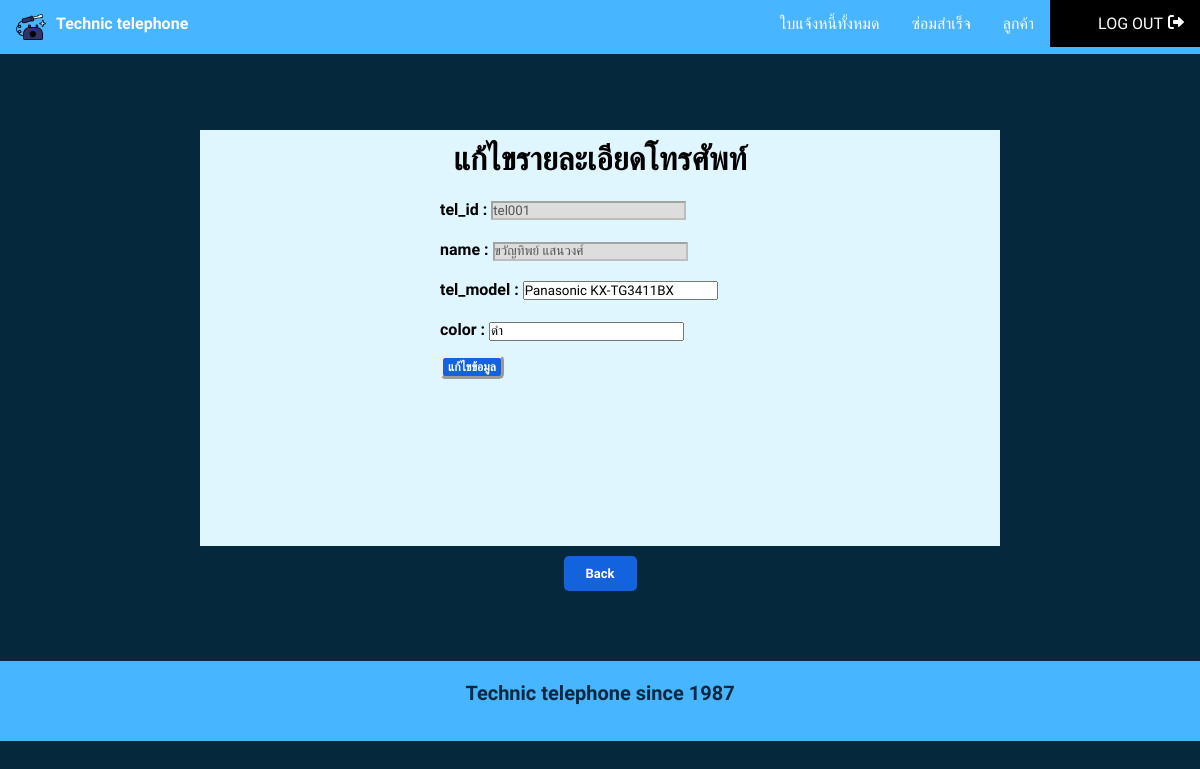
Screenshot of /Phone/edit-phone.php?tel_id=tel001 with the database file from the repository.
### tables this page shows
CREATE TABLE `telephone` (
  `tel_id` char(6) NOT NULL,
  `cus_name` varchar(100) NOT NULL,
  `tel_model` varchar(100) DEFAULT NULL,
  `color` varchar(20) DEFAULT NULL
);

### Phone/edit-phone.php (the view, shortened to what this page needs)
<?php include "../connect/connect.php" ?>
<html>
<head>
    <?php include "../nav/nav.php" ?>
    <link rel="stylesheet" type="text/css" href="../css/PhoneE&I.css">
</head>
<body>
<?php
$stmt = $pdo->prepare("SELECT * FROM telephone WHERE telephone.tel_id = ?");
$stmt->bindParam(1,$_GET["tel_id"]);
$stmt->execute();
$row = $stmt->fetch();?>
<h1>แก้ไขรายละเอียดโทรศัพท์</h1>
<div id="inPdata"style="min-height: 40vh;">
<form action="update-phone.php" method="get">
    <b>tel_id : </b><input type="text" name="tel_id" value="<?=$row["tel_id"]?>" readonly disabled style="background-color:#ddd"><br>
    <b>name : </b><input type="text" name="cus_name" value="<?=$row["cus_name"]?>" readonly disabled style="background-color:#ddd"><br>
    <b>tel_model : </b><input type="text" name="tel_model" value="<?=$row["tel_model"]?>" required><br>
    <b>color : </b><input type="text" name="color" value="<?=$row["color"]?>" required><br>
    <input type="submit" value="แก้ไขข้อมูล" id="submit">
</form>
</div>
<a href="../search/search.php?search-by-name-or-telid=<?= $row["cus_name"] ?>"><input type="button" value="Back" id="bottonB" /></a>
</body>
<footer>
    <?php include "../footer/footer2.php" ?>
</footer>
</html>

### css/PhoneE&I.css (style rules this page uses)
body { background:#06283D; text-align: center; }
#inPdata { text-align: left; position: relative; margin: 0px 200px 10px 200px; padding: 1% 0% 3% 20%; background-color: #DFF6FF; line-height: 40px; }
h1 { padding-top: 10px; margin: 50px 200px 0px 200px; background-color: #DFF6FF; }
#bottonB { background-color: #1363DF; border: none; color: white; margin: 0px 20px 70px 20px; padding: 10px 22px; border-radius: 5px; text-align: center; display: inline-block; font-size: 13px; font-weight: bold; }
#submit { background-color: #1363DF; border: outset; color: white; margin-top: 5px; padding: 2px 5px; border-radius: 5px; text-align: center; display: inline-block; font-size: 12px; font-weight: bold; }

### nav/nav.php (style rules this page uses)
* { font-family: 'Prompt'; margin: 0; padding: 0; }

### footer/footer2.php (style rules this page uses)
* { font-family: 'Prompt'; }
footer { background: #47B5FF; color: #06283D; font-size: 20px; text-align: center; width: 100%; height: 60px; padding-top: 10px; }

### rows the page displays
telephone: tel_id "tel001", cus_name "ขวัญทิพย์ แสนวงศ์", tel_model "Panasonic KX-TG3411BX", color "ดำ"
